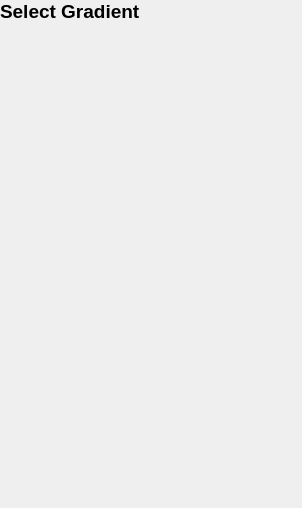
<?xml version="1.0" encoding="UTF-8"?>
<ui version="4.0">
 <class>GradientMenu</class>
 <widget class="QWidget" name="GradientMenu">
  <property name="geometry">
   <rect>
    <x>0</x>
    <y>0</y>
    <width>302</width>
    <height>508</height>
   </rect>
  </property>
  <property name="windowTitle">
   <string>Select Gradient</string>
  </property>
  <layout class="QVBoxLayout" name="verticalLayout" stretch="0,1">
   <property name="leftMargin">
    <number>0</number>
   </property>
   <property name="topMargin">
    <number>0</number>
   </property>
   <property name="rightMargin">
    <number>0</number>
   </property>
   <property name="bottomMargin">
    <number>0</number>
   </property>
   <item>
    <widget class="QLabel" name="titleLbl">
     <property name="font">
      <font>
       <pointsize>14</pointsize>
       <weight>75</weight>
       <bold>true</bold>
      </font>
     </property>
     <property name="text">
      <string>Select Gradient</string>
     </property>
    </widget>
   </item>
   <item>
    <widget class="GradientWidget" name="gradientWidget" native="true"/>
   </item>
  </layout>
 </widget>
 <customwidgets>
  <customwidget>
   <class>GradientWidget</class>
   <extends>QWidget</extends>
   <header>GradientWidget.h</header>
   <container>1</container>
  </customwidget>
 </customwidgets>
 <resources/>
 <connections/>
</ui>
